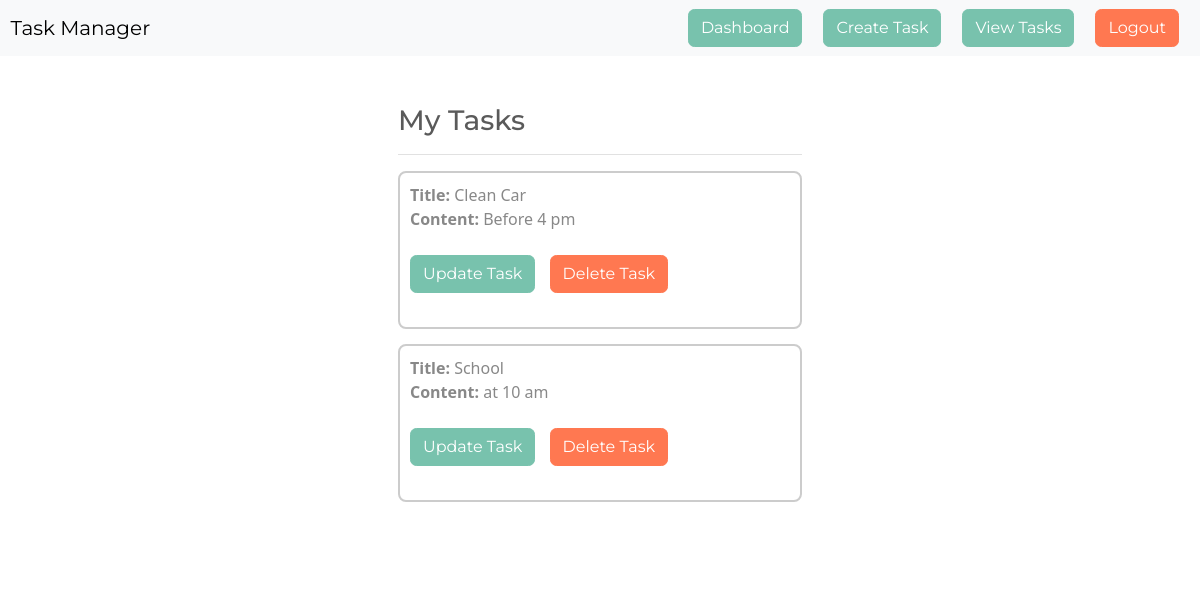
Page /view-tasks/ (signed in) on the earlier database version.
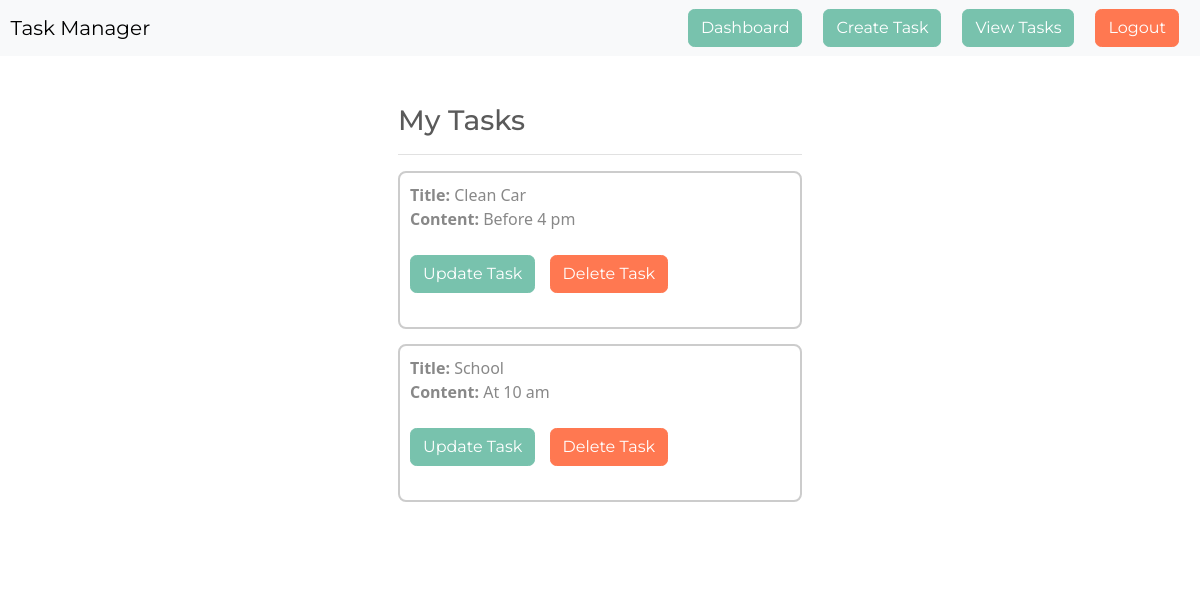
Same page on the later database version.
### tasks/models.py (models this page shows)
class Task(models.Model):
    title = models.CharField(max_length=200, null=True)
    content = models.CharField(max_length=1000, null=True)
    date_posted = models.DateTimeField(auto_now_add=True, null=True)
    user = models.ForeignKey(User, max_length=10, on_delete=models.CASCADE, null=True)

### tasks/views.py (the view)
# urls.py: path('view-tasks/', views.viewTask, name = "view-tasks"),
@login_required(login_url='my-login')
def viewTask(request):
    current_user = request.user
    task = Task.objects.all().filter(user=current_user)
    context = {'task':task}
    return render(request, 'profile/view-tasks.html', context=context)

### templates/profile/view-tasks.html (shortened to what this page needs)
{% load static %}
<!DOCTYPE html>
<html lang="en">
  <head>
    <link
      rel="stylesheet"
      type="text/css"
      href="https://bootswatch.com/5/minty/bootstrap.min.css"
    />
    <link
      rel="stylesheet"
      type="text/css"
      href="{% static 'css/styles.css' %}"
    />
  </head>
  {% include 'base.html' %}
  <body>
    <div class="container bg-white shadow-md p-5 center-container">
      <h3>My Tasks</h3>
      <hr />
      {% for tsk in task %}
      <div class="task-container">
        <strong>Title: </strong>{{ tsk.title }}
        <br />
        <strong>Content: </strong> {{ tsk.content }} <br />
        <br />
        <a
          href="{% url 'update-task' tsk.id %}"
          class="btn btn-primary text-white"
          >Update Task</a
        >
        <a
          href="{% url 'delete-task' tsk.id %}"
          class="btn btn-danger text-white"
          >Delete Task</a
        >
        <br />
        <br />
      </div>
      {% endfor %}
      <br />
    </div>
  </body>
</html>

### templates/base.html (shortened to what this page needs)
<html>
  <nav
    class="navbar navbar-expand-lg navbar-light bg-light justify-content-center"
  >
    <a class="navbar-brand main-heading"> &nbsp; Task Manager </a>
    <div class="collapse navbar-collapse text-center" id="navbarNavDropdown">
      <ul class="navbar-nav ms-auto">
        <li class="nav-item">
          <a
            class="btn btn-primary navbar-btn"
            type="button"
            href="{% url 'dashboard' %}"
            >Dashboard</a
          >
        </li>
        <li class="nav-item">
          <a
            class="btn btn-primary navbar-btn"
            type="button"
            href="{% url 'create-task' %}"
            >Create Task</a
          >
        </li>
        <li class="nav-item">
          <a
            class="btn btn-primary navbar-btn"
            type="button"
            href="{% url 'view-tasks' %}"
            >View Tasks</a
          >
        </li>
        <li class="nav-item">
          <a class="btn btn-danger" type="button" href="{% url 'user-logout' %}"
            >Logout</a
          >
        </li>
      </ul>
    </div>
  </nav>
</html>

### static/css/styles.css (style rules this page uses)
.center-container { border-radius: 10px; width: 500px; }
.task-container { border: 2px solid #ccc; border-radius: 8px; padding: 10px; margin-bottom: 15px; }
.task-container a { color: #007bff; text-decoration: none; margin-right: 10px; }

### templates/profile/view-tasks.html (style rules this page uses)
.task-container { border: 2px solid #ccc; border-radius: 8px; padding: 10px; margin-bottom: 15px; }
.task-container a { margin-right: 10px; }

Differences in the rows shown:
changed Task "School": content "at 10 am" → "At 10 am"
